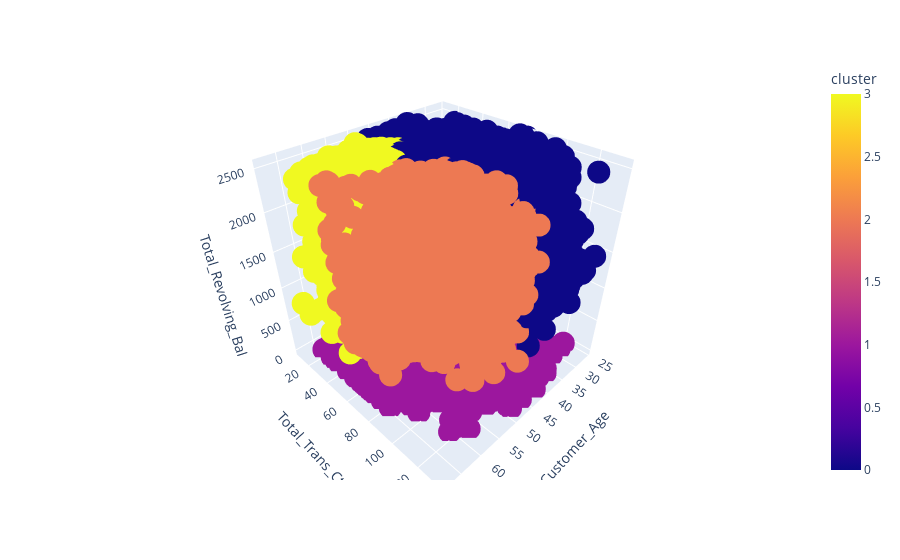

Notebook code cell kept with this figure:
### Code cell
# Graficamos nuestro modelo
fig = px.scatter_3d(data_noout, x = 'Customer_Age',
y = 'Total_Trans_Ct',
z = 'Total_Revolving_Bal',
color = 'cluster')

fig.show()

### Figure 1 — Plotly figure (JSON) as saved in the notebook; plotly's stock layout.template omitted (floating-point values rounded to 4 significant figures; data arrays with more than 128 entries replaced by an {"elided": "..."} marker saying what was removed)
{"data": [{"hovertemplate": "Customer_Age=%{x}<br>Total_Trans_Ct=%{y}<br>Total_Revolving_Bal=%{z}<br>cluster=%{marker.color}<extra></extra>", "legendgroup": "", "marker": {"color": {"elided": "10123 int values"}, "coloraxis": "coloraxis", "symbol": "circle"}, "mode": "markers", "name": "", "scene": "scene", "showlegend": false, "type": "scatter3d", "x": {"elided": "10123 int values"}, "y": {"elided": "10123 int values"}, "z": {"elided": "10123 float values"}}], "layout": {"coloraxis": {"colorbar": {"title": {"text": "cluster"}}, "colorscale": [[0, "#0d0887"], [0.1111, "#46039f"], [0.2222, "#7201a8"], [0.3333, "#9c179e"], [0.4444, "#bd3786"], [0.5556, "#d8576b"], [0.6667, "#ed7953"], [0.7778, "#fb9f3a"], [0.8889, "#fdca26"], [1, "#f0f921"]]}, "legend": {"tracegroupgap": 0}, "margin": {"t": 60}, "scene": {"domain": {"x": [0, 1], "y": [0, 1]}, "xaxis": {"title": {"text": "Customer_Age"}}, "yaxis": {"title": {"text": "Total_Trans_Ct"}}, "zaxis": {"title": {"text": "Total_Revolving_Bal"}}}}}
